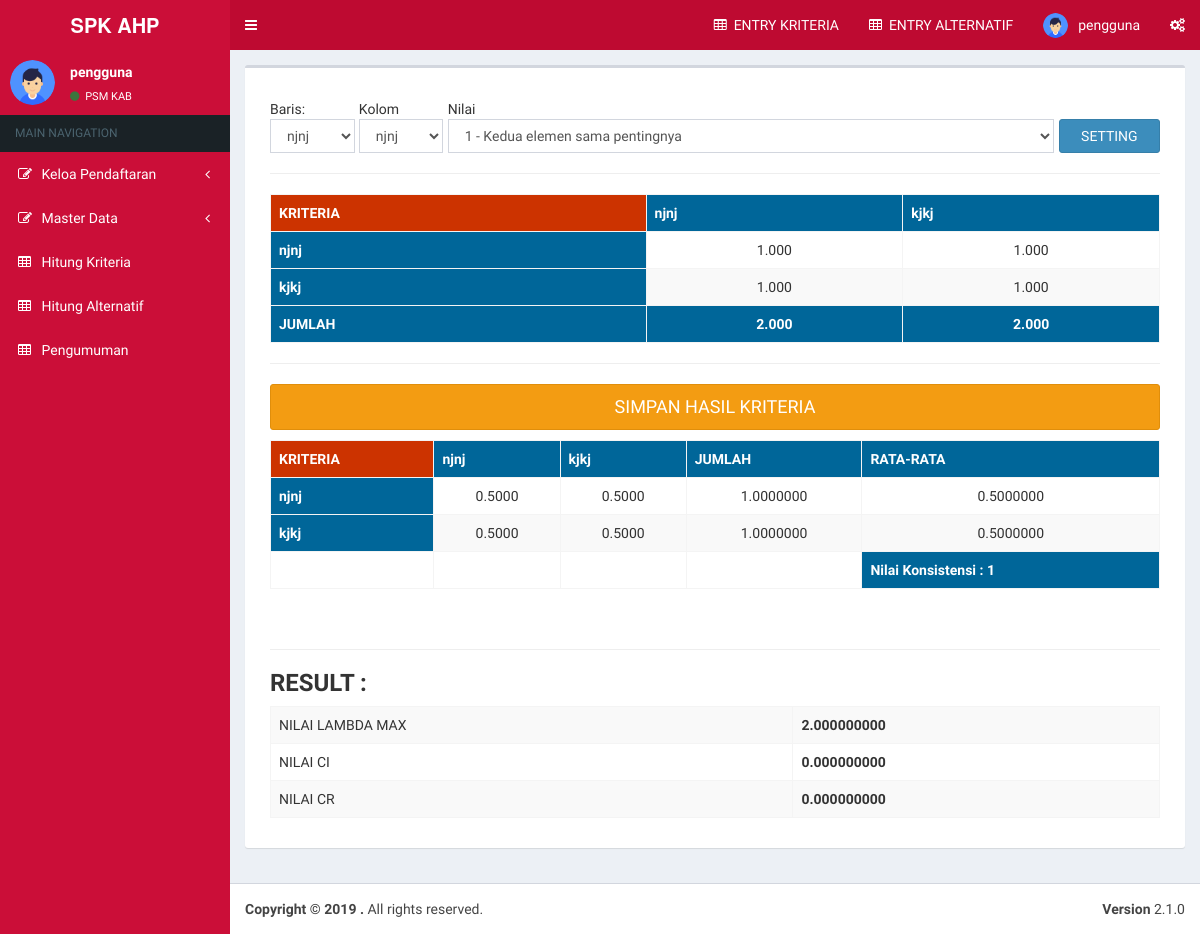
The app's page /dashboard.php?page=kriteria (signed in) with its own data.
### tables this page shows
CREATE TABLE IF NOT EXISTS `tb_users` (
`user_id` int(11) NOT NULL,
  `fullname` varchar(25) NOT NULL,
  `username` varchar(12) NOT NULL,
  `password` varchar(12) NOT NULL
);

CREATE TABLE IF NOT EXISTS `tb_kriteria` (
`id_kriteria` int(11) NOT NULL,
  `kode_kriteria` varchar(2) NOT NULL,
  `nama_kriteria` varchar(32) NOT NULL,
  `nilai_kriteria` double NOT NULL DEFAULT '0'
);

### Connections/koneksi.php (called while the page is built, shortened)
<?php
if (!function_exists("GetSQLValueString")) {
function GetSQLValueString($theValue, $theType, $theDefinedValue = "", $theNotDefinedValue = "")
{
  $theValue = get_magic_quotes_gpc() ? stripslashes($theValue) : $theValue;
  $theValue = function_exists("mysql_real_escape_string") ? mysql_real_escape_string($theValue) : mysql_escape_string($theValue);
  switch ($theType) {
    case "text":
      $theValue = ($theValue != "") ? "'" . $theValue . "'" : "NULL";
      break;
  }
  return $theValue;
}
}
?>

### kriteria.php (the view, shortened to what this page needs)
<div class="col-md-12">
<?php require_once('Connections/koneksi.php');
$editFormAction = $_SERVER['PHP_SELF'];
if (isset($_SERVER['QUERY_STRING'])) {
  $editFormAction .= "?" . htmlentities($_SERVER['QUERY_STRING']);
}
$result=mysql_query('SELECT * FROM temp_nilai');
$angka = array();
while ($row=mysql_fetch_row($result)) {
    $angka[] = $row[3];
}
$no = 0;
$resultx=mysql_query('SELECT * FROM temp_nilai');
$eigen = array();
while ($baris=mysql_fetch_row($resultx)) {
    $eigen[] = $baris[3];
}
$nox = 0;
$noy = 0;
$resultx=mysql_query('SELECT * FROM temp_nilai');
$query_rs_kriteria1 = "SELECT * FROM tb_kriteria";
$rs_kriteria1 = mysql_query($query_rs_kriteria1, $koneksi) or die(mysql_error());
$row_rs_kriteria1 = mysql_fetch_assoc($rs_kriteria1);
$jumlahKriteria = mysql_num_rows($rs_kriteria1);
$query_rs_kriteria2 = "SELECT * FROM tb_kriteria";
$rs_kriteria2 = mysql_query($query_rs_kriteria2, $koneksi) or die(mysql_error());
$row_rs_kriteria2 = mysql_fetch_assoc($rs_kriteria2);
$query_rs_intensitas = "SELECT * FROM tb_intensitas ORDER BY no_intensitas ASC";
$rs_intensitas = mysql_query($query_rs_intensitas, $koneksi) or die(mysql_error());
$row_rs_intensitas = mysql_fetch_assoc($rs_intensitas);
?>
<div class="col-md-12">
</div>
<form action="<?php echo $editFormAction; ?>" method="post" name="form1" id="form1">
  <table width="100%" height="49">
    <tr valign="baseline">
      <td height="43" align="left"><div align="left">Baris:</div>
        <select name="baris" class="form-control">
        <?php
do {
?>
        <option value="<?php echo $row_rs_kriteria1['id_kriteria']?>"><?php echo $row_rs_kriteria1['nama_kriteria']?></option>
        <?php
} while ($row_rs_kriteria1 = mysql_fetch_assoc($rs_kriteria1));
?>
      </select>      </td>
      <td align="left">&nbsp;</td>
      <td align="left"><div align="left">Kolom</div>
        <select name="kolom" class="form-control">
        <?php
do {
?>
        <option value="<?php echo $row_rs_kriteria2['id_kriteria']?>"><?php echo $row_rs_kriteria2['nama_kriteria']?></option>
        <?php
} while ($row_rs_kriteria2 = mysql_fetch_assoc($rs_kriteria2));
?>
      </select>      </td>
      <td align="left">&nbsp;</td>
      <td align="left"><div align="left">Nilai</div>
        <select name="nilai" id="nilai" class="form-control">
		  <?php
        do {
        ?>
          <option value="<?php echo $row_rs_intensitas['no_intensitas']?>"><?php echo $row_rs_intensitas['no_intensitas'] ." - ".$row_rs_intensitas['keterangan']?></option>
          <?php
        } while ($row_rs_intensitas = mysql_fetch_assoc($rs_intensitas));
        ?>
        </select>
	 </td>
      <td align="left">&nbsp;</td>
      <td align="left" valign="bottom"><input type="submit" value="SETTING" class="btn btn-primary btn-block" /></td>
    </tr>
  </table>
</form>
<hr />
<table class="table table-striped table-hover table-bordered">
    <tr>
    	<th bgcolor="#CC3300"><span class="style1">KRITERIA</span></th>
    <?php for($i=1; $i <= $jumlahKriteria; $i++){
	$query_rs_kolom = "SELECT * FROM tb_kriteria WHERE id_kriteria = $i";
	$rs_kolom = mysql_query($query_rs_kolom, $koneksi) or die(mysql_error());
	$row_kolom = mysql_fetch_assoc($rs_kolom);
	?>
        <th bgcolor="#006699"><span class="style1"><?= $row_kolom['nama_kriteria']; ?></span> </th>
    <?php } ?>
    </tr>
<?php for($i=1; $i <= $jumlahKriteria; $i++){
	$query_rs_baris = "SELECT * FROM tb_kriteria WHERE id_kriteria = $i";
	$rs_baris = mysql_query($query_rs_baris, $koneksi) or die(mysql_error());
	$row_baris = mysql_fetch_assoc($rs_baris);
?>
<tr>
<th bgcolor="#006699"><span class="style1"><?= $row_baris['nama_kriteria']; ?></span></th>
<?php for($j=1; $j<= $jumlahKriteria; $j++){ ?>
<td align="center"><?php
	$angkabaru[$i][$j]=$angka[$no];
	$angkabaru1[$j][$i]=$angkabaru[$i][$j];
	echo number_format($angkabaru[$i][$j],3);
?></td>
<?php $no++;
	}
}
?>
</tr>
<tr>
<th bgcolor="#006699"><span class="style1">JUMLAH</span></th>
<?php
for($i=1; $i <= $jumlahKriteria; $i++){
      $jumlah[$i]=array_sum($angkabaru1[$i]);
	  ?>
      <td align="center" bgcolor="#006699"><span class="style1"><strong><?= number_format($jumlah[$i],3); ?></strong></span></td>
<?php } ?>
    </tr>
</table>
<hr />
<form action="<?php echo $editFormAction; ?>" method="post" name="form2" id="form2">
<p><input type="submit" value=" SIMPAN HASIL KRITERIA " class="btn btn-warning btn-block btn-lg" /></p>
<table border="1" class="table table-striped table-hover table-bordered">
    <tr>
    	<th bgcolor="#CC3300"><span class="style1">KRITERIA</span></th>
    <?php for($i=1; $i <= $jumlahKriteria; $i++){
	$query_rs_kolom = "SELECT * FROM tb_kriteria WHERE id_kriteria = $i";
	$rs_kolom = mysql_query($query_rs_kolom, $koneksi) or die(mysql_error());
	$row_kolom = mysql_fetch_assoc($rs_kolom);
	?>
        <th bgcolor="#006699"><span class="style1"><?= $row_kolom['nama_kriteria'];?></span> </th>
      <?php } ?>
      <th bgcolor="#006699"><span class="style1">JUMLAH</span> </th>
      <th bgcolor="#006699"><span class="style1">RATA-RATA</span> </th>
    </tr>
<?php
	$rata = 0;
for($x=1; $x <= $jumlahKriteria; $x++){
	$query_rs_baris = "SELECT * FROM tb_kriteria WHERE id_kriteria = $x";
	$rs_baris = mysql_query($query_rs_baris, $koneksi) or die(mysql_error());
	$row_baris = mysql_fetch_assoc($rs_baris);
?>
<tr>
    <th bgcolor="#006699"><span class="style1"><?= $row_baris['nama_kriteria']; ?></span></th>
    <?php
	$total = 0;
	 for($i=1; $i <= $jumlahKriteria; $i++){
          	$jumlah[$i]=array_sum($angkabaru1[$i]);
    ?>
          <td align="center">
          <?php
		    $angkabaru[$i][$j]=$eigen[$nox];
			$angkabaru1[$j][$i]=$angkabaru[$i][$j];
			$hitungEigen = $angkabaru[$i][$j] / $jumlah[$i];
			$total += $hitungEigen;
			echo number_format($hitungEigen,4);
			$nox++; ?>      </td>
	<?php
	 } ?>
    <td align="center"><?php  echo number_format($total,7); ?></td>
    <td align="center"><?php $rata2 = $total / $jumlahKriteria; echo number_format($rata2,7); ?>
	<?php $rata += $rata2; ?></td>
</tr>
<?php } ?>
<tr>
  <?php
	 for($i=1; $i <= $jumlahKriteria + 2; $i++){
	 	echo "<td></td>";
	 }
  ?>
  <th bgcolor="#006699"><span class="style1">Nilai Konsistensi : <strong><?= $rata; ?></strong></span></th>
</tr>
</table>
<br />
</form>
<hr />
<h3><strong>RESULT : </strong></h3>
<?php
$lambda = 0;
 for($x=1; $x <= $jumlahKriteria; $x++){
 $jumlah[$x]=array_sum($angkabaru1[$x]); ?>
    <?php
	$total = 0;
	 for($i=1; $i <= $jumlahKriteria; $i++){
          	$jumlah[$i]=array_sum($angkabaru1[$i]);
    ?>
    <?php
		    $angkabaru[$i][$j]=$eigen[$noy];
			$angkabaru1[$j][$i]=$angkabaru[$i][$j];
			$hitungEigen = $angkabaru[$i][$j] / $jumlah[$i];
			$total += $hitungEigen;
			$noy++;
	 }
     $rata2 = $total / $jumlahKriteria;
     $lambda += $jumlah[$x] * $rata2;
 } ?>
    <table class="table table-striped table-bordered table-hover">
      <tr>
        <td>NILAI LAMBDA MAX </td>
        <td><strong><?php echo $lambda = number_format($lambda, 9); ?></strong></td>
      </tr>
      <tr>
        <td>NILAI CI</td>
        <td> <strong>
          <?php $ci = ($lambda - $jumlahKriteria) / ($jumlahKriteria - 1); echo number_format($ci,9); ?>
        </strong></td>
      </tr>
      <tr>
        <td>NILAI CR </td>
        <td><strong>
          <?php $cr = ($ci / 0.58); echo number_format($cr,9); ?>
        </strong></td>
      </tr>
    </table>
  </div>

### menu/nav.php (shortened to what this page needs)
    <a href="?page=home" class="logo">
      <span class="logo-lg"><b>SPK AHP</b></span>
    </a>
<nav class="navbar navbar-static-top">
      <a href="#" class="sidebar-toggle" data-toggle="push-menu" role="button">
      </a>
      <div class="navbar-custom-menu">
        <ul class="nav navbar-nav">
          <li class="dropdown notifications-menu">
            <a href="?page=insert/kriteria"><i class="fa fa-table"></i>&nbsp; <span class="blink_me">ENTRY KRITERIA </span>  </a>
          </li>
          <li class="dropdown messages-menu">
           <a href="?page=insert/alternatif"><i class="fa fa-table"></i>&nbsp; <span class="blink_me">ENTRY ALTERNATIF </span>  </a>
          </li>
          <li class="dropdown user user-menu">
            <a href="#" class="dropdown-toggle" data-toggle="dropdown">
            	<img src="assets/dist/img/logo.png" class="user-image" alt="User Image">
 				<span class="hidden-xs"> <?= $row_rs_users['fullname']; ?></span>
            </a>
          </li>
          <li>
            <a href="#" data-toggle="control-sidebar"><i class="fa fa-gears"></i></a>
          </li>
        </ul>
      </div>
    </nav>
 </header>

### menu/side.php (shortened to what this page needs)
<aside class="main-sidebar">
 <section class="sidebar">
      <div class="user-panel">
        <div class="pull-left image">
          <img src="assets/dist/img/logo.png" class="img-circle" alt="User Image">
        </div>
        <div class="pull-left info">
          <p><?= $row_rs_users['fullname']; ?></p>
          <a href="?page=config/kode&id=1"><i class="fa fa-circle text-success"></i> PSM KAB</a>
        </div>
      </div>
      <ul class="sidebar-menu" data-widget="tree">
        <li class="header">MAIN NAVIGATION</li>
        <li class="treeview">
          <a href="#">
            <i class="fa fa-edit"></i> <span>Keloa Pendaftaran</span>
            <span class="pull-right-container">
              <i class="fa fa-angle-left pull-right"></i>            </span>          </a>
        </li>
        <li class="treeview">
          <a href="#">
            <i class="fa fa-edit"></i> <span>Master Data</span>
            <span class="pull-right-container">
              <i class="fa fa-angle-left pull-right"></i>            </span>          </a>
        </li>
        <li><a href="?page=kriteria"><i class="fa fa-table"></i> <span>Hitung Kriteria</span></a> </li>
        <li><a href="?page=hitung_alternatif"><i class="fa fa-table"></i> <span>Hitung Alternatif</span></a> </li>
        <li><a href="?page=insert/pengumuman"><i class="fa fa-table"></i> <span>Pengumuman</span></a> </li>
      </ul>
    </section>
</aside>

### records on screen
tb_users: fullname "pengguna"
tb_kriteria: nama_kriteria "njnj", j "1.000"
tb_kriteria: nama_kriteria "kjkj", j "1.000"

### other values on screen
$jumlah[$i] "2.000"
$hitungEigen "0.5000"
$total "1.0000000"
$rata2 "0.5000000"
$rata "1"
$lambda = number_format($lambda, 9) "2.000000000"
$ci "0.000000000"
$cr "0.000000000"
form field baris "njnj"
form field kolom "njnj"
form field nilai "1 - Kedua elemen sama pentingnya"
